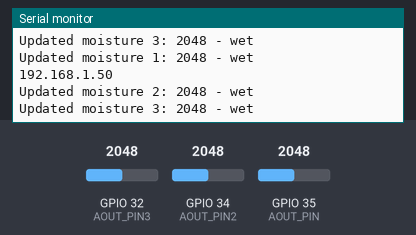
A sketch run on a simulated ESP32. Shown: the last lines printed to the serial monitor. Inputs (shaded band) come from the test bench; at power-on: GPIO 32 (AOUT_PIN3) = 2048, GPIO 34 (AOUT_PIN2) = 2048, GPIO 35 (AOUT_PIN) = 2048. WiFi joins after 1.5 s; servers stay silent unless stated.

Above: at 3.7 s.
3.8 s: GPIO 32 (AOUT_PIN3) set to 2149
At 4.9 s:
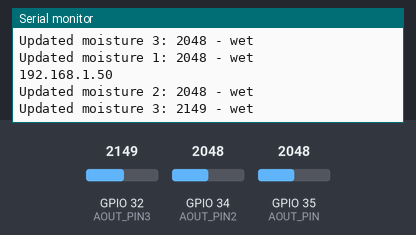
5.3 s: GPIO 32 (AOUT_PIN3) set to 2238
At 6.3 s:
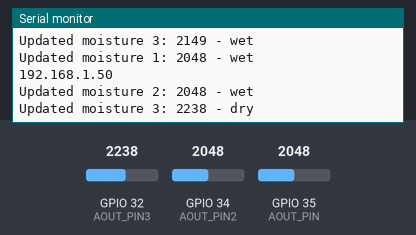
Timing chart, 0 to 8.3 s (numbered marks = the images above; inputs shaded):
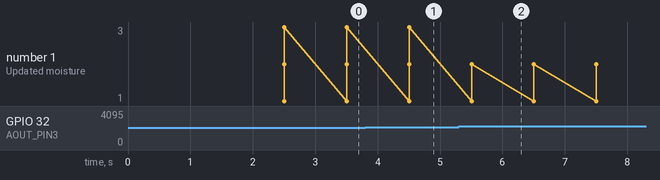

Measured:
- the behaviour switches between 2200 and 2201 on GPIO 32 (AOUT_PIN3) (found by bisection; images 1 and 2)
- after the input at 3.8 s, the serial monitor: prints a new line after 0.71 s (image 1)
- after the input at 5.3 s, the serial monitor: prints a new line after 0.21 s (image 2)

The sketch:

soilMoistureHTTPInclusion.ino
```cpp
// run this, modifying ssid/password as needed
//

#include <WiFi.h>
#include <WebServer.h>
#include <ArduinoJson.h>

// 34, 35, & 32
#define AOUT_PIN 35
#define AOUT_PIN2 34
#define AOUT_PIN3 32

const char* ssid = "Zuperior WiFi";
const char* password = "Qwerty123!";

WebServer server(80);

int lastMoistureValue1 = 0;
int lastMoistureValue2 = 0;
int lastMoistureValue3 = 0;

String lastStatus1 = "unknown";
String lastStatus2 = "unknown";
String lastStatus3 = "unknown";

unsigned long lastReadTime1 = 0;
unsigned long lastReadTime2 = 0;
unsigned long lastReadTime3 = 0;

const unsigned long interval = 1000; // 1 second

void setup() {
  Serial.begin(115200);
  WiFi.begin(ssid, password);

  Serial.print("Connecting to WiFi...");
  while (WiFi.status() != WL_CONNECTED) {
    delay(500);
    Serial.print(".");
  }

  Serial.println("\nConnected!");
  Serial.print("ESP32 IP: ");
  Serial.println(WiFi.localIP());

  delay(1000);

  server.on("/moisture", HTTP_GET, []() {
    StaticJsonDocument<200> doc;
    doc["value1"] = lastMoistureValue1;
    doc["value2"] = lastMoistureValue2;
    doc["value3"] = lastMoistureValue3;

    doc["status1"] = lastStatus1;
    doc["status2"] = lastStatus2;
    doc["status3"] = lastStatus3;

    String json;
    server.sendHeader("Access-Control-Allow-Origin", "*");  // ADD THIS LINE
    serializeJson(doc, json);
    server.send(200, "application/json", json);
  });

  server.begin();
  Serial.println("Server started");
}

void loop() {
  server.handleClient();

  unsigned long now = millis();
  if (now - lastReadTime1 >= interval) {
    lastReadTime1 = now;

    lastMoistureValue1 = analogRead(AOUT_PIN);
    lastMoistureValue2 = analogRead(AOUT_PIN2);
    lastMoistureValue3 = analogRead(AOUT_PIN3);

    lastStatus1 = lastMoistureValue1 > 2200 ? "dry" : "wet";
    lastStatus2 = lastMoistureValue2 > 2200 ? "dry" : "wet";
    lastStatus3 = lastMoistureValue3 > 2200 ? "dry" : "wet";

    Serial.print("Updated moisture 1: ");
    Serial.print(lastMoistureValue1);
    Serial.print(" - ");
    Serial.println(lastStatus1);
    Serial.println(WiFi.localIP());

    Serial.print("Updated moisture 2: ");
    Serial.print(lastMoistureValue2);
    Serial.print(" - ");
    Serial.println(lastStatus2);

    Serial.print("Updated moisture 3: ");
    Serial.print(lastMoistureValue3);
    Serial.print(" - ");
    Serial.println(lastStatus3);
  }
}
```
